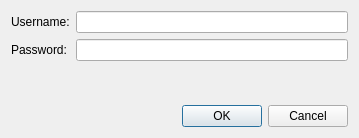
<?xml version="1.0" encoding="UTF-8"?>
<ui version="4.0">
 <class>AuthenticationDialog</class>
 <widget class="QDialog" name="AuthenticationDialog">
  <property name="geometry">
   <rect>
    <x>0</x>
    <y>0</y>
    <width>359</width>
    <height>138</height>
   </rect>
  </property>
  <property name="windowTitle">
   <string>Authentication data</string>
  </property>
  <layout class="QVBoxLayout" name="verticalLayout">
   <item>
    <layout class="QGridLayout" name="gridLayout">
     <item row="0" column="0">
      <widget class="QLabel" name="label">
       <property name="text">
        <string>Username:</string>
       </property>
      </widget>
     </item>
     <item row="0" column="1">
      <widget class="QLineEdit" name="lineUsername"/>
     </item>
     <item row="1" column="0">
      <widget class="QLabel" name="label_2">
       <property name="text">
        <string>Password:</string>
       </property>
      </widget>
     </item>
     <item row="1" column="1">
      <widget class="QLineEdit" name="linePassword">
       <property name="echoMode">
        <enum>QLineEdit::Password</enum>
       </property>
      </widget>
     </item>
    </layout>
   </item>
   <item>
    <spacer name="verticalSpacer">
     <property name="orientation">
      <enum>Qt::Vertical</enum>
     </property>
     <property name="sizeHint" stdset="0">
      <size>
       <width>20</width>
       <height>40</height>
      </size>
     </property>
    </spacer>
   </item>
   <item>
    <widget class="QDialogButtonBox" name="buttonBox">
     <property name="standardButtons">
      <set>QDialogButtonBox::Cancel|QDialogButtonBox::Ok</set>
     </property>
    </widget>
   </item>
  </layout>
 </widget>
 <resources/>
 <connections/>
</ui>
